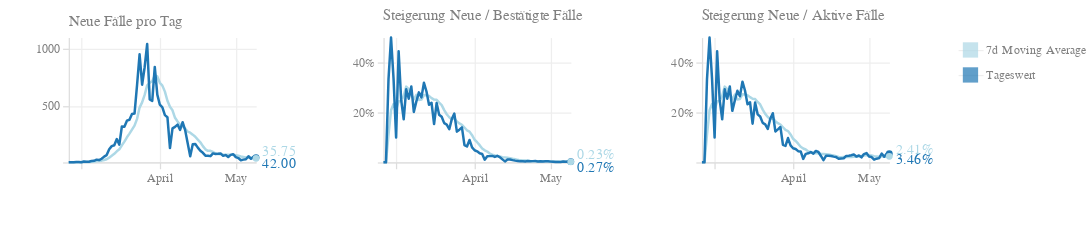

The cell this chart's notebook holds for it:
### Code cell
def chart_with_moving_average(valueCalc, title, yAxisFormat, yTextFormat, tooltipLabel):
    c2a_base = alt.Chart(df, width=150, height=100
    ).transform_timeunit(
        date='yearmonthdate(dataTime)'
    ).transform_aggregate(
        max_total_confirmed='max(total_confirmed)',
        max_total_active='max(total_active)',
        groupby=['date']
    ).transform_window(
        rolling_max='max(max_total_confirmed)',
        rolling_min='min(max_total_confirmed)',
        rolling_active='last_value(max_total_active)',
        frame=[-1, 0]
    ).transform_calculate(
        diff=valueCalc
    )

    day = c2a_base.mark_line(
        color='#1f77b4',
        size=2,
        strokeJoin='round'
    ).encode(
        alt.X('date:T', title=''),
        alt.Y('diff:Q', title='', impute=alt.ImputeParams(method='mean')),
        tooltip=['date:T', 'diff:Q']
    )

    c2a_the_tooltip = c2a_base.mark_circle(
        color='#1f77b4',
        size=200,
        opacity=0
    ).encode(
        alt.X('date:T', title=''),
        alt.Y('diff:Q', title=''),
        tooltip=[alt.Tooltip('date:T', title='Datum'), alt.Tooltip(
            'diff:Q', title=tooltipLabel, format=yTextFormat
        )]
    )

    c2a_the_highlight = c2a_base.transform_window(
        sort=[alt.SortField("date", order="descending")], 
        rank="rank(date)"
    ).transform_filter(
        alt.datum.rank == 1
    )

    c2a_the_text = c2a_the_highlight.mark_text(
        align='left',
        color='#1f77b4',
        dx=5,dy=5,
    ).encode(
        alt.X('date:T'),
        alt.Y('diff:Q', title=''),
        text=alt.Text("diff:Q", format=yTextFormat)
    )

    c2a_the_mark = c2a_the_highlight.mark_circle(
        color='#1f77b4',
        opacity=1
    ).encode(
        alt.X('date:T'),
        alt.Y('diff:Q', title=''),
    )

    ma_base = c2a_base.transform_window(
        rolling_mean='mean(diff)',
        frame=[-7, 0]
    )

    ma = ma_base.mark_line(
        color='lightblue',
        size=2,
        strokeJoin='round'
    ).encode(
        alt.X('date:T', title=''),
        alt.Y('rolling_mean:Q', axis=alt.Axis(format=yAxisFormat, title='')),
    )

    c2b_the_tooltip = ma_base.mark_circle(
        color='lightblue',
        size=200,
        opacity=0
    ).encode(
        alt.X('date:T', title=''),
        alt.Y('rolling_mean:Q', title=''),
        tooltip=[alt.Tooltip('date:T', title='Datum'), alt.Tooltip(
            'rolling_mean:Q', title='7d Moving Average', format=yTextFormat
        )]
    )

    c2b_the_highlight = ma_base.transform_window(
        sort=[alt.SortField("date", order="descending")], 
        rank="rank(date)"
    ).transform_filter(
        alt.datum.rank == 1
    )

    c2b_the_text = c2b_the_highlight.mark_text(
        align='left',
        color='lightblue',
        dx=5,dy=-5,
    ).encode(
        alt.X('date:T'),
        alt.Y('rolling_mean:Q', title=''),
        text=alt.Text("rolling_mean:Q", format=yTextFormat)
    )

    c2b_the_mark = c2b_the_highlight.mark_circle(
        color='lightblue',
        opacity=1
    ).encode(
        alt.X('date:T'),
        alt.Y('rolling_mean:Q', title='')
    )

    new_cases_by_day = (
        ma + day + c2a_the_text + c2a_the_mark + c2b_the_text + c2b_the_mark + c2b_the_tooltip + c2a_the_tooltip
    ).properties(title=title)
    
    return new_cases_by_day

new_cases_by_day_chart = chart_with_moving_average(
    valueCalc='(datum.rolling_max - datum.rolling_min)',
    title='Neue Fälle pro Tag',
    yAxisFormat='2f',
    yTextFormat='.2f',
    tooltipLabel='Neue Fälle',
)
new_cases_by_day_percent_chart = chart_with_moving_average(
    valueCalc='(datum.rolling_max - datum.rolling_min) / datum.rolling_max',
    title='Steigerung Neue / Bestätigte Fälle',
    yAxisFormat='2%',
    yTextFormat='.2%',
    tooltipLabel='Steigerung'
)

new_cases_by_day_percent_chart2 = chart_with_moving_average(
    valueCalc='(datum.rolling_max - datum.rolling_min) / datum.rolling_active',
    title='Steigerung Neue / Aktive Fälle',
    yAxisFormat='2%',
    yTextFormat='.2%',
    tooltipLabel='Steigerung'
)

legendData = pd.DataFrame({
    'label': ['Tageswert', '7d Moving Average'],
    'color': ['#1f77b4', 'lightblue']
})

legend = alt.Chart(legendData).mark_square(size=150).encode(
    y=alt.Y(
        'label:N',
        axis=alt.Axis(domain=False, ticks=False, orient='right'), title=None
    ),
    color=alt.Color('color', legend=None)
)

chart_2_legendDomain = ['Tageswert', '7d Moving Average']
chart_2_legendColors = ['#1f77b4', 'lightblue']
chart_2_legendData = pd.DataFrame({
    'label': chart_2_legendDomain
})

legend2 = alt.Chart(chart_2_legendData).mark_square(size=150).encode(
    y=alt.Y(
        'label:N',
        axis=alt.Axis(domain=False, ticks=False, orient='right'),
        title=None
    ),
    color=alt.Color(
        'label',
        scale=alt.Scale(domain=chart_2_legendDomain,range=chart_2_legendColors),
        legend=None
    )
)

chart_2 = (
    new_cases_by_day_chart |
    new_cases_by_day_percent_chart |
    new_cases_by_day_percent_chart2 |
    legend2).configure_axis(
    grid=True,
    gridColor="#eee",
    domainColor="#ddd",
    tickColor="#ddd",
    labelColor="gray",
    labelBound=True,
    minExtent=50
).configure_view(
    strokeWidth=0
).configure_title(
    fontSize=12,
    fontWeight='normal',
    anchor='start',
    color='gray',
    dx=50,
    dy=0
)
chart_2

### Figure 1 — Vega-Lite specification as saved in the notebook (floating-point values rounded to 4 significant figures; data arrays with more than 128 entries replaced by an {"elided": "..."} marker saying what was removed)
{"config": {"view": {"continuousWidth": 400, "continuousHeight": 300, "strokeWidth": 0}, "axis": {"domainColor": "#ddd", "grid": true, "gridColor": "#eee", "labelBound": true, "labelColor": "gray", "minExtent": 50, "tickColor": "#ddd"}, "title": {"anchor": "start", "color": "gray", "dx": 50, "dy": 0, "fontSize": 12, "fontWeight": "normal"}}, "hconcat": [{"layer": [{"mark": {"type": "line", "color": "lightblue", "size": 2, "strokeJoin": "round"}, "encoding": {"x": {"type": "temporal", "field": "date", "title": ""}, "y": {"type": "quantitative", "axis": {"format": "2f", "title": ""}, "field": "rolling_mean"}}, "height": 100, "transform": [{"field": "dataTime", "timeUnit": "yearmonthdate", "as": "date"}, {"aggregate": [{"op": "max", "field": "total_confirmed", "as": "max_total_confirmed"}, {"op": "max", "field": "total_active", "as": "max_total_active"}], "groupby": ["date"]}, {"window": [{"op": "max", "field": "max_total_confirmed", "as": "rolling_max"}, {"op": "min", "field": "max_total_confirmed", "as": "rolling_min"}, {"op": "last_value", "field": "max_total_active", "as": "rolling_active"}], "frame": [-1, 0]}, {"calculate": "(datum.rolling_max - datum.rolling_min)", "as": "diff"}, {"window": [{"op": "mean", "field": "diff", "as": "rolling_mean"}], "frame": [-7, 0]}], "width": 150}, {"mark": {"type": "line", "color": "#1f77b4", "size": 2, "strokeJoin": "round"}, "encoding": {"tooltip": [{"type": "temporal", "field": "date"}, {"type": "quantitative", "field": "diff"}], "x": {"type": "temporal", "field": "date", "title": ""}, "y": {"type": "quantitative", "field": "diff", "impute": {"method": "mean"}, "title": ""}}, "height": 100, "transform": [{"field": "dataTime", "timeUnit": "yearmonthdate", "as": "date"}, {"aggregate": [{"op": "max", "field": "total_confirmed", "as": "max_total_confirmed"}, {"op": "max", "field": "total_active", "as": "max_total_active"}], "groupby": ["date"]}, {"window": [{"op": "max", "field": "max_total_confirmed", "as": "rolling_max"}, {"op": "min", "field": "max_total_confirmed", "as": "rolling_min"}, {"op": "last_value", "field": "max_total_active", "as": "rolling_active"}], "frame": [-1, 0]}, {"calculate": "(datum.rolling_max - datum.rolling_min)", "as": "diff"}], "width": 150}, {"mark": {"type": "text", "align": "left", "color": "#1f77b4", "dx": 5, "dy": 5}, "encoding": {"text": {"type": "quantitative", "field": "diff", "format": ".2f"}, "x": {"type": "temporal", "field": "date"}, "y": {"type": "quantitative", "field": "diff", "title": ""}}, "height": 100, "transform": [{"field": "dataTime", "timeUnit": "yearmonthdate", "as": "date"}, {"aggregate": [{"op": "max", "field": "total_confirmed", "as": "max_total_confirmed"}, {"op": "max", "field": "total_active", "as": "max_total_active"}], "groupby": ["date"]}, {"window": [{"op": "max", "field": "max_total_confirmed", "as": "rolling_max"}, {"op": "min", "field": "max_total_confirmed", "as": "rolling_min"}, {"op": "last_value", "field": "max_total_active", "as": "rolling_active"}], "frame": [-1, 0]}, {"calculate": "(datum.rolling_max - datum.rolling_min)", "as": "diff"}, {"window": [{"op": "rank", "field": "date", "as": "rank"}], "sort": [{"field": "date", "order": "descending"}]}, {"filter": "(datum.rank === 1)"}], "width": 150}, {"mark": {"type": "circle", "color": "#1f77b4", "opacity": 1}, "encoding": {"x": {"type": "temporal", "field": "date"}, "y": {"type": "quantitative", "field": "diff", "title": ""}}, "height": 100, "transform": [{"field": "dataTime", "timeUnit": "yearmonthdate", "as": "date"}, {"aggregate": [{"op": "max", "field": "total_confirmed", "as": "max_total_confirmed"}, {"op": "max", "field": "total_active", "as": "max_total_active"}], "groupby": ["date"]}, {"window": [{"op": "max", "field": "max_total_confirmed", "as": "rolling_max"}, {"op": "min", "field": "max_total_confirmed", "as": "rolling_min"}, {"op": "last_value", "field": "max_total_active", "as": "rolling_active"}], "frame": [-1, 0]}, {"calculate": "(datum.rolling_max - datum.rolling_min)", "as": "diff"}, {"window": [{"op": "rank", "field": "date", "as": "rank"}], "sort": [{"field": "date", "order": "descending"}]}, {"filter": "(datum.rank === 1)"}], "width": 150}, {"mark": {"type": "text", "align": "left", "color": "lightblue", "dx": 5, "dy": -5}, "encoding": {"text": {"type": "quantitative", "field": "rolling_mean", "format": ".2f"}, "x": {"type": "temporal", "field": "date"}, "y": {"type": "quantitative", "field": "rolling_mean", "title": ""}}, "height": 100, "transform": [{"field": "dataTime", "timeUnit": "yearmonthdate", "as": "date"}, {"aggregate": [{"op": "max", "field": "total_confirmed", "as": "max_total_confirmed"}, {"op": "max", "field": "total_active", "as": "max_total_active"}], "groupby": ["date"]}, {"window": [{"op": "max", "field": "max_total_confirmed", "as": "rolling_max"}, {"op": "min", "field": "max_total_confirmed", "as": "rolling_min"}, {"op": "last_value", "field": "max_total_active", "as": "rolling_active"}], "frame": [-1, 0]}, {"calculate": "(datum.rolling_max - datum.rolling_min)", "as": "diff"}, {"window": [{"op": "mean", "field": "diff", "as": "rolling_mean"}], "frame": [-7, 0]}, {"window": [{"op": "rank", "field": "date", "as": "rank"}], "sort": [{"field": "date", "order": "descending"}]}, {"filter": "(datum.rank === 1)"}], "width": 150}, {"mark": {"type": "circle", "color": "lightblue", "opacity": 1}, "encoding": {"x": {"type": "temporal", "field": "date"}, "y": {"type": "quantitative", "field": "rolling_mean", "title": ""}}, "height": 100, "transform": [{"field": "dataTime", "timeUnit": "yearmonthdate", "as": "date"}, {"aggregate": [{"op": "max", "field": "total_confirmed", "as": "max_total_confirmed"}, {"op": "max", "field": "total_active", "as": "max_total_active"}], "groupby": ["date"]}, {"window": [{"op": "max", "field": "max_total_confirmed", "as": "rolling_max"}, {"op": "min", "field": "max_total_confirmed", "as": "rolling_min"}, {"op": "last_value", "field": "max_total_active", "as": "rolling_active"}], "frame": [-1, 0]}, {"calculate": "(datum.rolling_max - datum.rolling_min)", "as": "diff"}, {"window": [{"op": "mean", "field": "diff", "as": "rolling_mean"}], "frame": [-7, 0]}, {"window": [{"op": "rank", "field": "date", "as": "rank"}], "sort": [{"field": "date", "order": "descending"}]}, {"filter": "(datum.rank === 1)"}], "width": 150}, {"mark": {"type": "circle", "color": "lightblue", "opacity": 0, "size": 200}, "encoding": {"tooltip": [{"type": "temporal", "field": "date", "title": "Datum"}, {"type": "quantitative", "field": "rolling_mean", "format": ".2f", "title": "7d Moving Average"}], "x": {"type": "temporal", "field": "date", "title": ""}, "y": {"type": "quantitative", "field": "rolling_mean", "title": ""}}, "height": 100, "transform": [{"field": "dataTime", "timeUnit": "yearmonthdate", "as": "date"}, {"aggregate": [{"op": "max", "field": "total_confirmed", "as": "max_total_confirmed"}, {"op": "max", "field": "total_active", "as": "max_total_active"}], "groupby": ["date"]}, {"window": [{"op": "max", "field": "max_total_confirmed", "as": "rolling_max"}, {"op": "min", "field": "max_total_confirmed", "as": "rolling_min"}, {"op": "last_value", "field": "max_total_active", "as": "rolling_active"}], "frame": [-1, 0]}, {"calculate": "(datum.rolling_max - datum.rolling_min)", "as": "diff"}, {"window": [{"op": "mean", "field": "diff", "as": "rolling_mean"}], "frame": [-7, 0]}], "width": 150}, {"mark": {"type": "circle", "color": "#1f77b4", "opacity": 0, "size": 200}, "encoding": {"tooltip": [{"type": "temporal", "field": "date", "title": "Datum"}, {"type": "quantitative", "field": "diff", "format": ".2f", "title": "Neue Fälle"}], "x": {"type": "temporal", "field": "date", "title": ""}, "y": {"type": "quantitative", "field": "diff", "title": ""}}, "height": 100, "transform": [{"field": "dataTime", "timeUnit": "yearmonthdate", "as": "date"}, {"aggregate": [{"op": "max", "field": "total_confirmed", "as": "max_total_confirmed"}, {"op": "max", "field": "total_active", "as": "max_total_active"}], "groupby": ["date"]}, {"window": [{"op": "max", "field": "max_total_confirmed", "as": "rolling_max"}, {"op": "min", "field": "max_total_confirmed", "as": "rolling_min"}, {"op": "last_value", "field": "max_total_active", "as": "rolling_active"}], "frame": [-1, 0]}, {"calculate": "(datum.rolling_max - datum.rolling_min)", "as": "diff"}], "width": 150}], "title": "Neue Fälle pro Tag"}, {"layer": [{"mark": {"type": "line", "color": "lightblue", "size": 2, "strokeJoin": "round"}, "encoding": {"x": {"type": "temporal", "field": "date", "title": ""}, "y": {"type": "quantitative", "axis": {"format": "2%", "title": ""}, "field": "rolling_mean"}}, "height": 100, "transform": [{"field": "dataTime", "timeUnit": "yearmonthdate", "as": "date"}, {"aggregate": [{"op": "max", "field": "total_confirmed", "as": "max_total_confirmed"}, {"op": "max", "field": "total_active", "as": "max_total_active"}], "groupby": ["date"]}, {"window": [{"op": "max", "field": "max_total_confirmed", "as": "rolling_max"}, {"op": "min", "field": "max_total_confirmed", "as": "rolling_min"}, {"op": "last_value", "field": "max_total_active", "as": "rolling_active"}], "frame": [-1, 0]}, {"calculate": "(datum.rolling_max - datum.rolling_min) / datum.rolling_max", "as": "diff"}, {"window": [{"op": "mean", "field": "diff", "as": "rolling_mean"}], "frame": [-7, 0]}], "width": 150}, {"mark": {"type": "line", "color": "#1f77b4", "size": 2, "strokeJoin": "round"}, "encoding": {"tooltip": [{"type": "temporal", "field": "date"}, {"type": "quantitative", "field": "diff"}], "x": {"type": "temporal", "field": "date", "title": ""}, "y": {"type": "quantitative", "field": "diff", "impute": {"method": "mean"}, "title": ""}}, "height": 100, "transform": [{"field": "dataTime", "timeUnit": "yearmonthdate", "as": "date"}, {"aggregate": [{"op": "max", "field": "total_confirmed", "as": "max_total_confirmed"}, {"op": "max", "field": "total_active", "as": "max_total_active"}], "groupby": ["date"]}, {"window": [{"op": "max", "field": "max_total_confirmed", "as": "rolling_max"}, {"op": "min", "field": "max_total_confirmed", "as": "rolling_min"}, {"op": "last_value", "field": "max_total_active", "as": "rolling_active"}], "frame": [-1, 0]}, {"calculate": "(datum.rolling_max - datum.rolling_min) / datum.rolling_max", "as": "diff"}], "width": 150}, {"mark": {"type": "text", "align": "left", "color": "#1f77b4", "dx": 5, "dy": 5}, "encoding": {"text": {"type": "quantitative", "field": "diff", "format": ".2%"}, "x": {"type": "temporal", "field": "date"}, "y": {"type": "quantitative", "field": "diff", "title": ""}}, "height": 100, "transform": [{"field": "dataTime", "timeUnit": "yearmonthdate", "as": "date"}, {"aggregate": [{"op": "max", "field": "total_confirmed", "as": "max_total_confirmed"}, {"op": "max", "field": "total_active", "as": "max_total_active"}], "groupby": ["date"]}, {"window": [{"op": "max", "field": "max_total_confirmed", "as": "rolling_max"}, {"op": "min", "field": "max_total_confirmed", "as": "rolling_min"}, {"op": "last_value", "field": "max_total_active", "as": "rolling_active"}], "frame": [-1, 0]}, {"calculate": "(datum.rolling_max - datum.rolling_min) / datum.rolling_max", "as": "diff"}, {"window": [{"op": "rank", "field": "date", "as": "rank"}], "sort": [{"field": "date", "order": "descending"}]}, {"filter": "(datum.rank === 1)"}], "width": 150}, {"mark": {"type": "circle", "color": "#1f77b4", "opacity": 1}, "encoding": {"x": {"type": "temporal", "field": "date"}, "y": {"type": "quantitative", "field": "diff", "title": ""}}, "height": 100, "transform": [{"field": "dataTime", "timeUnit": "yearmonthdate", "as": "date"}, {"aggregate": [{"op": "max", "field": "total_confirmed", "as": "max_total_confirmed"}, {"op": "max", "field": "total_active", "as": "max_total_active"}], "groupby": ["date"]}, {"window": [{"op": "max", "field": "max_total_confirmed", "as": "rolling_max"}, {"op": "min", "field": "max_total_confirmed", "as": "rolling_min"}, {"op": "last_value", "field": "max_total_active", "as": "rolling_active"}], "frame": [-1, 0]}, {"calculate": "(datum.rolling_max - datum.rolling_min) / datum.rolling_max", "as": "diff"}, {"window": [{"op": "rank", "field": "date", "as": "rank"}], "sort": [{"field": "date", "order": "descending"}]}, {"filter": "(datum.rank === 1)"}], "width": 150}, {"mark": {"type": "text", "align": "left", "color": "lightblue", "dx": 5, "dy": -5}, "encoding": {"text": {"type": "quantitative", "field": "rolling_mean", "format": ".2%"}, "x": {"type": "temporal", "field": "date"}, "y": {"type": "quantitative", "field": "rolling_mean", "title": ""}}, "height": 100, "transform": [{"field": "dataTime", "timeUnit": "yearmonthdate", "as": "date"}, {"aggregate": [{"op": "max", "field": "total_confirmed", "as": "max_total_confirmed"}, {"op": "max", "field": "total_active", "as": "max_total_active"}], "groupby": ["date"]}, {"window": [{"op": "max", "field": "max_total_confirmed", "as": "rolling_max"}, {"op": "min", "field": "max_total_confirmed", "as": "rolling_min"}, {"op": "last_value", "field": "max_total_active", "as": "rolling_active"}], "frame": [-1, 0]}, {"calculate": "(datum.rolling_max - datum.rolling_min) / datum.rolling_max", "as": "diff"}, {"window": [{"op": "mean", "field": "diff", "as": "rolling_mean"}], "frame": [-7, 0]}, {"window": [{"op": "rank", "field": "date", "as": "rank"}], "sort": [{"field": "date", "order": "descending"}]}, {"filter": "(datum.rank === 1)"}], "width": 150}, {"mark": {"type": "circle", "color": "lightblue", "opacity": 1}, "encoding": {"x": {"type": "temporal", "field": "date"}, "y": {"type": "quantitative", "field": "rolling_mean", "title": ""}}, "height": 100, "transform": [{"field": "dataTime", "timeUnit": "yearmonthdate", "as": "date"}, {"aggregate": [{"op": "max", "field": "total_confirmed", "as": "max_total_confirmed"}, {"op": "max", "field": "total_active", "as": "max_total_active"}], "groupby": ["date"]}, {"window": [{"op": "max", "field": "max_total_confirmed", "as": "rolling_max"}, {"op": "min", "field": "max_total_confirmed", "as": "rolling_min"}, {"op": "last_value", "field": "max_total_active", "as": "rolling_active"}], "frame": [-1, 0]}, {"calculate": "(datum.rolling_max - datum.rolling_min) / datum.rolling_max", "as": "diff"}, {"window": [{"op": "mean", "field": "diff", "as": "rolling_mean"}], "frame": [-7, 0]}, {"window": [{"op": "rank", "field": "date", "as": "rank"}], "sort": [{"field": "date", "order": "descending"}]}, {"filter": "(datum.rank === 1)"}], "width": 150}, {"mark": {"type": "circle", "color": "lightblue", "opacity": 0, "size": 200}, "encoding": {"tooltip": [{"type": "temporal", "field": "date", "title": "Datum"}, {"type": "quantitative", "field": "rolling_mean", "format": ".2%", "title": "7d Moving Average"}], "x": {"type": "temporal", "field": "date", "title": ""}, "y": {"type": "quantitative", "field": "rolling_mean", "title": ""}}, "height": 100, "transform": [{"field": "dataTime", "timeUnit": "yearmonthdate", "as": "date"}, {"aggregate": [{"op": "max", "field": "total_confirmed", "as": "max_total_confirmed"}, {"op": "max", "field": "total_active", "as": "max_total_active"}], "groupby": ["date"]}, {"window": [{"op": "max", "field": "max_total_confirmed", "as": "rolling_max"}, {"op": "min", "field": "max_total_confirmed", "as": "rolling_min"}, {"op": "last_value", "field": "max_total_active", "as": "rolling_active"}], "frame": [-1, 0]}, {"calculate": "(datum.rolling_max - datum.rolling_min) / datum.rolling_max", "as": "diff"}, {"window": [{"op": "mean", "field": "diff", "as": "rolling_mean"}], "frame": [-7, 0]}], "width": 150}, {"mark": {"type": "circle", "color": "#1f77b4", "opacity": 0, "size": 200}, "encoding": {"tooltip": [{"type": "temporal", "field": "date", "title": "Datum"}, {"type": "quantitative", "field": "diff", "format": ".2%", "title": "Steigerung"}], "x": {"type": "temporal", "field": "date", "title": ""}, "y": {"type": "quantitative", "field": "diff", "title": ""}}, "height": 100, "transform": [{"field": "dataTime", "timeUnit": "yearmonthdate", "as": "date"}, {"aggregate": [{"op": "max", "field": "total_confirmed", "as": "max_total_confirmed"}, {"op": "max", "field": "total_active", "as": "max_total_active"}], "groupby": ["date"]}, {"window": [{"op": "max", "field": "max_total_confirmed", "as": "rolling_max"}, {"op": "min", "field": "max_total_confirmed", "as": "rolling_min"}, {"op": "last_value", "field": "max_total_active", "as": "rolling_active"}], "frame": [-1, 0]}, {"calculate": "(datum.rolling_max - datum.rolling_min) / datum.rolling_max", "as": "diff"}], "width": 150}], "title": "Steigerung Neue / Bestätigte Fälle"}, {"layer": [{"mark": {"type": "line", "color": "lightblue", "size": 2, "strokeJoin": "round"}, "encoding": {"x": {"type": "temporal", "field": "date", "title": ""}, "y": {"type": "quantitative", "axis": {"format": "2%", "title": ""}, "field": "rolling_mean"}}, "height": 100, "transform": [{"field": "dataTime", "timeUnit": "yearmonthdate", "as": "date"}, {"aggregate": [{"op": "max", "field": "total_confirmed", "as": "max_total_confirmed"}, {"op": "max", "field": "total_active", "as": "max_total_active"}], "groupby": ["date"]}, {"window": [{"op": "max", "field": "max_total_confirmed", "as": "rolling_max"}, {"op": "min", "field": "max_total_confirmed", "as": "rolling_min"}, {"op": "last_value", "field": "max_total_active", "as": "rolling_active"}], "frame": [-1, 0]}, {"calculate": "(datum.rolling_max - datum.rolling_min) / datum.rolling_active", "as": "diff"}, {"window": [{"op": "mean", "field": "diff", "as": "rolling_mean"}], "frame": [-7, 0]}], "width": 150}, {"mark": {"type": "line", "color": "#1f77b4", "size": 2, "strokeJoin": "round"}, "encoding": {"tooltip": [{"type": "temporal", "field": "date"}, {"type": "quantitative", "field": "diff"}], "x": {"type": "temporal", "field": "date", "title": ""}, "y": {"type": "quantitative", "field": "diff", "impute": {"method": "mean"}, "title": ""}}, "height": 100, "transform": [{"field": "dataTime", "timeUnit": "yearmonthdate", "as": "date"}, {"aggregate": [{"op": "max", "field": "total_confirmed", "as": "max_total_confirmed"}, {"op": "max", "field": "total_active", "as": "max_total_active"}], "groupby": ["date"]}, {"window": [{"op": "max", "field": "max_total_confirmed", "as": "rolling_max"}, {"op": "min", "field": "max_total_confirmed", "as": "rolling_min"}, {"op": "last_value", "field": "max_total_active", "as": "rolling_active"}], "frame": [-1, 0]}, {"calculate": "(datum.rolling_max - datum.rolling_min) / datum.rolling_active", "as": "diff"}], "width": 150}, {"mark": {"type": "text", "align": "left", "color": "#1f77b4", "dx": 5, "dy": 5}, "encoding": {"text": {"type": "quantitative", "field": "diff", "format": ".2%"}, "x": {"type": "temporal", "field": "date"}, "y": {"type": "quantitative", "field": "diff", "title": ""}}, "height": 100, "transform": [{"field": "dataTime", "timeUnit": "yearmonthdate", "as": "date"}, {"aggregate": [{"op": "max", "field": "total_confirmed", "as": "max_total_confirmed"}, {"op": "max", "field": "total_active", "as": "max_total_active"}], "groupby": ["date"]}, {"window": [{"op": "max", "field": "max_total_confirmed", "as": "rolling_max"}, {"op": "min", "field": "max_total_confirmed", "as": "rolling_min"}, {"op": "last_value", "field": "max_total_active", "as": "rolling_active"}], "frame": [-1, 0]}, {"calculate": "(datum.rolling_max - datum.rolling_min) / datum.rolling_active", "as": "diff"}, {"window": [{"op": "rank", "field": "date", "as": "rank"}], "sort": [{"field": "date", "order": "descending"}]}, {"filter": "(datum.rank === 1)"}], "width": 150}, {"mark": {"type": "circle", "color": "#1f77b4", "opacity": 1}, "encoding": {"x": {"type": "temporal", "field": "date"}, "y": {"type": "quantitative", "field": "diff", "title": ""}}, "height": 100, "transform": [{"field": "dataTime", "timeUnit": "yearmonthdate", "as": "date"}, {"aggregate": [{"op": "max", "field": "total_confirmed", "as": "max_total_confirmed"}, {"op": "max", "field": "total_active", "as": "max_total_active"}], "groupby": ["date"]}, {"window": [{"op": "max", "field": "max_total_confirmed", "as": "rolling_max"}, {"op": "min", "field": "max_total_confirmed", "as": "rolling_min"}, {"op": "last_value", "field": "max_total_active", "as": "rolling_active"}], "frame": [-1, 0]}, {"calculate": "(datum.rolling_max - datum.rolling_min) / datum.rolling_active", "as": "diff"}, {"window": [{"op": "rank", "field": "date", "as": "rank"}], "sort": [{"field": "date", "order": "descending"}]}, {"filter": "(datum.rank === 1)"}], "width": 150}, {"mark": {"type": "text", "align": "left", "color": "lightblue", "dx": 5, "dy": -5}, "encoding": {"text": {"type": "quantitative", "field": "rolling_mean", "format": ".2%"}, "x": {"type": "temporal", "field": "date"}, "y": {"type": "quantitative", "field": "rolling_mean", "title": ""}}, "height": 100, "transform": [{"field": "dataTime", "timeUnit": "yearmonthdate", "as": "date"}, {"aggregate": [{"op": "max", "field": "total_confirmed", "as": "max_total_confirmed"}, {"op": "max", "field": "total_active", "as": "max_total_active"}], "groupby": ["date"]}, {"window": [{"op": "max", "field": "max_total_confirmed", "as": "rolling_max"}, {"op": "min", "field": "max_total_confirmed", "as": "rolling_min"}, {"op": "last_value", "field": "max_total_active", "as": "rolling_active"}], "frame": [-1, 0]}, {"calculate": "(datum.rolling_max - datum.rolling_min) / datum.rolling_active", "as": "diff"}, {"window": [{"op": "mean", "field": "diff", "as": "rolling_mean"}], "frame": [-7, 0]}, {"window": [{"op": "rank", "field": "date", "as": "rank"}], "sort": [{"field": "date", "order": "descending"}]}, {"filter": "(datum.rank === 1)"}], "width": 150}, {"mark": {"type": "circle", "color": "lightblue", "opacity": 1}, "encoding": {"x": {"type": "temporal", "field": "date"}, "y": {"type": "quantitative", "field": "rolling_mean", "title": ""}}, "height": 100, "transform": [{"field": "dataTime", "timeUnit": "yearmonthdate", "as": "date"}, {"aggregate": [{"op": "max", "field": "total_confirmed", "as": "max_total_confirmed"}, {"op": "max", "field": "total_active", "as": "max_total_active"}], "groupby": ["date"]}, {"window": [{"op": "max", "field": "max_total_confirmed", "as": "rolling_max"}, {"op": "min", "field": "max_total_confirmed", "as": "rolling_min"}, {"op": "last_value", "field": "max_total_active", "as": "rolling_active"}], "frame": [-1, 0]}, {"calculate": "(datum.rolling_max - datum.rolling_min) / datum.rolling_active", "as": "diff"}, {"window": [{"op": "mean", "field": "diff", "as": "rolling_mean"}], "frame": [-7, 0]}, {"window": [{"op": "rank", "field": "date", "as": "rank"}], "sort": [{"field": "date", "order": "descending"}]}, {"filter": "(datum.rank === 1)"}], "width": 150}, {"mark": {"type": "circle", "color": "lightblue", "opacity": 0, "size": 200}, "encoding": {"tooltip": [{"type": "temporal", "field": "date", "title": "Datum"}, {"type": "quantitative", "field": "rolling_mean", "format": ".2%", "title": "7d Moving Average"}], "x": {"type": "temporal", "field": "date", "title": ""}, "y": {"type": "quantitative", "field": "rolling_mean", "title": ""}}, "height": 100, "transform": [{"field": "dataTime", "timeUnit": "yearmonthdate", "as": "date"}, {"aggregate": [{"op": "max", "field": "total_confirmed", "as": "max_total_confirmed"}, {"op": "max", "field": "total_active", "as": "max_total_active"}], "groupby": ["date"]}, {"window": [{"op": "max", "field": "max_total_confirmed", "as": "rolling_max"}, {"op": "min", "field": "max_total_confirmed", "as": "rolling_min"}, {"op": "last_value", "field": "max_total_active", "as": "rolling_active"}], "frame": [-1, 0]}, {"calculate": "(datum.rolling_max - datum.rolling_min) / datum.rolling_active", "as": "diff"}, {"window": [{"op": "mean", "field": "diff", "as": "rolling_mean"}], "frame": [-7, 0]}], "width": 150}, {"mark": {"type": "circle", "color": "#1f77b4", "opacity": 0, "size": 200}, "encoding": {"tooltip": [{"type": "temporal", "field": "date", "title": "Datum"}, {"type": "quantitative", "field": "diff", "format": ".2%", "title": "Steigerung"}], "x": {"type": "temporal", "field": "date", "title": ""}, "y": {"type": "quantitative", "field": "diff", "title": ""}}, "height": 100, "transform": [{"field": "dataTime", "timeUnit": "yearmonthdate", "as": "date"}, {"aggregate": [{"op": "max", "field": "total_confirmed", "as": "max_total_confirmed"}, {"op": "max", "field": "total_active", "as": "max_total_active"}], "groupby": ["date"]}, {"window": [{"op": "max", "field": "max_total_confirmed", "as": "rolling_max"}, {"op": "min", "field": "max_total_confirmed", "as": "rolling_min"}, {"op": "last_value", "field": "max_total_active", "as": "rolling_active"}], "frame": [-1, 0]}, {"calculate": "(datum.rolling_max - datum.rolling_min) / datum.rolling_active", "as": "diff"}], "width": 150}], "title": "Steigerung Neue / Aktive Fälle"}, {"data": {"name": "data-793b2339a016668726e02e8737965916"}, "mark": {"type": "square", "size": 150}, "encoding": {"color": {"type": "nominal", "field": "label", "legend": null, "scale": {"domain": ["Tageswert", "7d Moving Average"], "range": ["#1f77b4", "lightblue"]}}, "y": {"type": "nominal", "axis": {"domain": false, "orient": "right", "ticks": false}, "field": "label", "title": null}}}], "data": {"name": "data-2f72aab15c351021e38c2235811396c3"}, "$schema": "https://vega.github.io/schema/vega-lite/v4.8.1.json", "datasets": {"data-2f72aab15c351021e38c2235811396c3": {"elided": "156 records"}, "data-793b2339a016668726e02e8737965916": [{"label": "Tageswert"}, {"label": "7d Moving Average"}]}}
